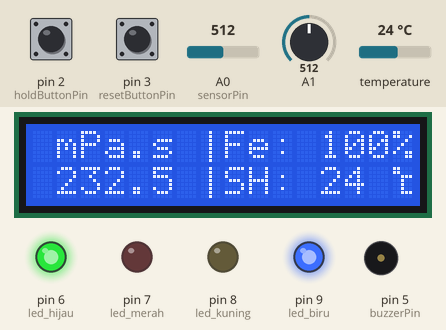
A sketch run on a simulated Arduino Uno, built with avr-gcc and run on an emulated ATmega328P. Parts: 16×2 character LCD, output pins drawn as LEDs (lit = HIGH), buzzer (waves = sounding, pin HIGH). Dashed ring = blinking. The inputs (shaded band) are chosen by the test bench; at power-on: pin 3 (resetButtonPin) HIGH, A1 = 512, A0 (sensorPin) = 512, pin 2 (holdButtonPin) HIGH, temperature 24 °C. What the sketch prints to the serial monitor is not drawn.

Above: at 1.3 s.
1.4 s: pin 3 (resetButtonPin) pulled LOW for 1.4 s
At 4.0 s:
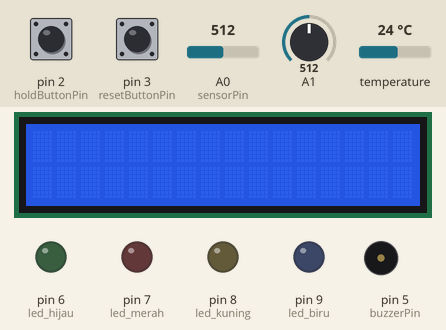
4.3 s: A1 set to 111
At 5.62 s:
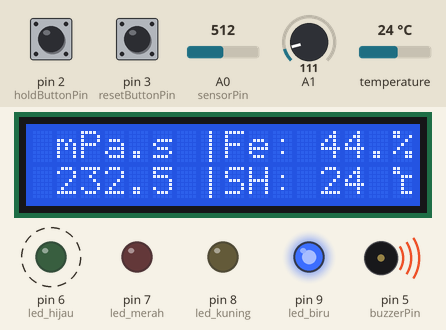
7.0 s: A1 set to 92
At 8.7 s:
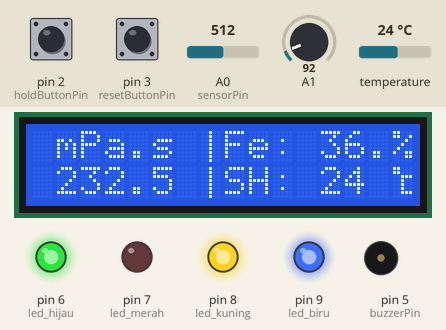
9.4 s: A0 (sensorPin) set to 787
11.3 s: A0 (sensorPin) set to 810
At 13.0 s:
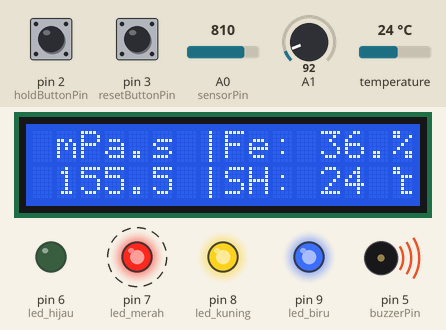
15.7 s: pin 2 (holdButtonPin) pulled LOW for 1.4 s
Timing chart, 0 to 19.6 s (numbered marks = the images above; inputs shaded):
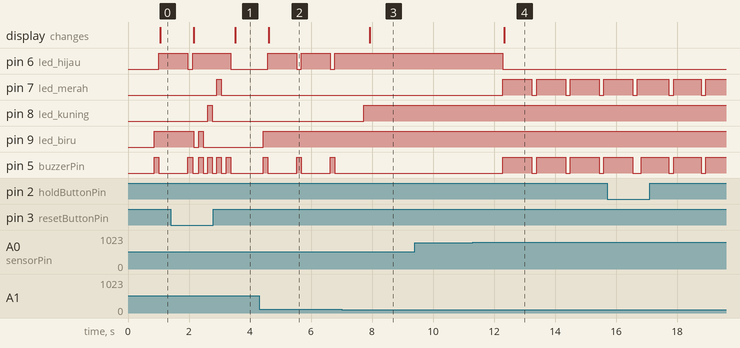

The sketch:

lcd_skripsi_sip.ino
```cpp
#include <LiquidCrystal_I2C.h>
#include <OneWire.h>
#include <DallasTemperature.h>
LiquidCrystal_I2C lcd(0x27, 16, 2);
#define ONE_WIRE_BUS 4
OneWire oneWire(ONE_WIRE_BUS);
DallasTemperature sensors(&oneWire);


byte suhuIcon[8] = {
    0b11000,
    0b11000,
    0b00111,
    0b00100,
    0b00100,
    0b00100,
    0b00111,
    0b00000}; // icon suhu

byte tikIcon[8] = {
    0b00000,
    0b00000,
    0b00100,
    0b00000,
    0b00000,
    0b00100,
    0b00000,
    0b00000}; // icon titik

byte barisIcon[8] = {
    0b00100,
    0b00100,
    0b00100,
    0b00100,
    0b00100,
    0b00100,
    0b00100,
    0b00100}; // icon baris


int logam = 0;
int led_hijau = 6;
int led_merah = 7;
int led_kuning = 8;
int led_biru = 9;
int sensorPin = A0;             // Sambungkan pin OUT sensor ke pin A0 Arduino.
int sensorValue = 0;            // Variabel untuk menyimpan nilai yang diterima dari sensor
int roundedTemperature;         // Deklarasi variabel global
bool lcdHold = false;
bool holdButtonPressed = false; // apakah tombol "hold" sedang ditekan
const int normalMin = 0;
const int normalMax = 20;
const int panasMin = 21;
const int panasMax = 110;
const int proximityPin = 1;
const int holdButtonPin = 2;    // Pin untuk tombol menahan LCD
const int resetButtonPin = 3;   // Pin untuk tombol reset
const int buzzerPin = 5;        // Pin buzzer

float hasil_akhir;
float kalibrasi_panas, kalibrasi_dingin;

void setup()
{
  lcd.begin();
  lcd.createChar(0, suhuIcon);
  lcd.createChar(1, tikIcon);
  lcd.createChar(2, barisIcon);
  lcd.backlight();
  Serial.begin(9600);
  sensors.begin();

  // Inisialisasi pin mode sebagai input output
  pinMode(holdButtonPin, INPUT_PULLUP);
  pinMode(resetButtonPin, INPUT_PULLUP);
  pinMode(proximityPin, INPUT);
  pinMode(buzzerPin, OUTPUT);
  pinMode(led_merah, OUTPUT);
  pinMode(led_hijau, OUTPUT);
  pinMode(led_kuning, OUTPUT);
  pinMode(led_biru, OUTPUT);
}

void loop()
{
// call sensors.requestTemperatures() to issue a global temperature
    // request to all devices on the bus
    sensors.requestTemperatures();
    // Get the temperature in Celsius and round it to the nearest integer
    float temperatureC = sensors.getTempCByIndex(0);
    roundedTemperature = round(temperatureC); // Mengisi nilai variabel global dan di bulatkan menggunakan kan round


  digitalWrite(buzzerPin, LOW);
//=================sensor logam===========================
  logam = digitalRead(proximityPin);

  digitalWrite(buzzerPin, LOW);
  if (logam == HIGH)
  {
//    Serial.println(0);            // Cetak "0" jika tidak ada objek
    digitalWrite(buzzerPin, LOW); // Matikan buzzer jika tidak ada objek
    digitalWrite(led_kuning, HIGH);
  }
  else
  {
    logam = analogRead(proximityPin); // Membaca nilai analog dari sensor logam
//    Serial.print("Object Detected - Nilai Sensor: ");
//    Serial.println(logam);
    if (logam > 100)
    {
      digitalWrite(buzzerPin, HIGH); // Aktifkan buzzer jika nilai sensor logam melebihi 100
      digitalWrite(led_biru, HIGH); //  Aktif jika logam terdeteksi
      digitalWrite(led_hijau, LOW);
      digitalWrite(led_kuning, LOW);
    }
    else
    {
      digitalWrite(buzzerPin, LOW); // Matikan buzzer jika nilai sensor logam tidak melebihi 100
      digitalWrite(led_merah, LOW);
      digitalWrite(led_kuning, HIGH); // Aktif jika logam tidak terdeteksi
    }
  }
  delay(150);

//===============akhir sensor logam========================

 sensorValue = analogRead(sensorPin);
if(sensorValue > 14 &&round(temperatureC)>21)
{
  Serial.println("Suhu");
  Serial.println(round(temperatureC));
  Serial.println();
  kalibrasi_dingin= sensorValue/sensorValue;
  hasil_akhir =  kalibrasi_dingin*sensorValue;


  digitalWrite(buzzerPin, LOW);
  digitalWrite(led_merah, LOW);
  digitalWrite(led_hijau, HIGH);
}
 else
{
  digitalWrite(buzzerPin, LOW);
  digitalWrite(led_merah, LOW);
  digitalWrite(led_hijau, LOW);
}

//kondisi jika oli jelek
if(round(temperatureC) > 30 && sensorValue > 800) {
    kalibrasi_panas = 95.5/sensorValue;
    hasil_akhir =  kalibrasi_panas*sensorValue;
  digitalWrite(buzzerPin, HIGH);
  digitalWrite(led_merah, HIGH);
  digitalWrite(led_hijau, LOW);

 }else if(round(temperatureC) > 21 && round(temperatureC) < 30 && sensorValue > 800){
  kalibrasi_dingin = 155.5/sensorValue;
    hasil_akhir =  kalibrasi_dingin*sensorValue;
  digitalWrite(buzzerPin, HIGH);
  digitalWrite(led_merah, HIGH);
  digitalWrite(led_hijau, LOW);

}else if(round(temperatureC)> 21 && round(temperatureC) < 30 && sensorValue > 32){
  kalibrasi_dingin = 232.5/sensorValue;
  hasil_akhir =  kalibrasi_dingin*sensorValue;
  digitalWrite(buzzerPin, LOW);
  digitalWrite(led_merah, LOW);
  digitalWrite(led_hijau, HIGH);

 }else if(round(temperatureC) > 30 && sensorValue > 32){
  kalibrasi_panas = 121.5/sensorValue;
  hasil_akhir =  kalibrasi_panas*sensorValue;
  digitalWrite(buzzerPin, LOW);
  digitalWrite(led_merah, LOW);
  digitalWrite(led_hijau, HIGH);

  }else{
  digitalWrite(buzzerPin, LOW);
  digitalWrite(led_merah, LOW);
  digitalWrite(led_hijau, LOW);
}
//===============akhir====================


  // Mengecek status tombol menahan LCD
  bool holdButtonState = digitalRead(holdButtonPin);
  if (holdButtonState == LOW && !holdButtonPressed)
  {
    lcdHold = !lcdHold;
    holdButtonPressed = true;
    digitalWrite(buzzerPin, LOW);
    delay(120);
    digitalWrite(buzzerPin, HIGH);
    Serial.println("LCD Hold");
  }
  else if (holdButtonState == HIGH)
  {
    holdButtonPressed = false;
  }

  if (!lcdHold)
  {

    // print nilai ke serial monitor
//    Serial.print("Temperature is: ");
//    Serial.print(roundedTemperature);
//    Serial.println();
//
//    Serial.print("Viskositas: ");
//    Serial.print(hasil_akhir);
//    Serial.println();
//
  Serial.print("Fe: ");
  Serial.println(logam);

    if (roundedTemperature >= normalMin && roundedTemperature <= normalMax)
    {
      dingin();
    }
    else if (roundedTemperature >= panasMin && roundedTemperature <= panasMax)
    {
      panas();
    }
    else
    {
      lcd.clear();
      lcd.setCursor(0, 0);
      Serial.println("Oli Terlau Panas");
      digitalWrite(buzzerPin, HIGH); // Aktifkan buzzer jika nilai sensor logam melebihi 100
      digitalWrite(led_merah, HIGH);
      digitalWrite(led_hijau, LOW);
    }
  }
  // Tombol reset
  if (digitalRead(resetButtonPin) == LOW)
  {
    resetLCD();
    lcdHold = false;
    // kembalikan status lcdHold ke false saat tombol reset ditekan
  }
  delay(150);
}

//====================Kode_untuk_saat_suhu_dingin=================================
 void dingin()
{
  lcd.setCursor(1, 0);
  lcd.print("mPa.s");

  lcd.setCursor(7, 0);
  lcd.write((byte)2);

  lcd.setCursor(8, 0);
  lcd.print("Fe");

  lcd.setCursor(10, 0);
  lcd.write((byte)1);


  if (logam == 1)
  {
  lcd.setCursor(12, 0); // Atur posisi kursor LCD
  lcd.print(0);         // Tampilkan angka 0 di layar LCD
  }
  else if(logam > 251)
  {
  lcd.setCursor(12, 0); // Atur posisi kursor LCD
  lcd.print(100);     // Tampilkan angka  di layar LCD
  }else{
  float percentage = logam * 0.4; // 2.5%
  lcd.setCursor(12, 0); // Atur posisi kursor LCD
  lcd.print(percentage);     // Tampilkan angka  di layar LCD
  }

  lcd.setCursor(15, 0);
  lcd.print("%");


  lcd.setCursor(1, 1);
  lcd.print(hasil_akhir,1);

  lcd.setCursor(15, 1);
  lcd.write((byte)0);

  lcd.setCursor(7, 1);
  lcd.write((byte)2);

  lcd.setCursor(8, 1);
  lcd.print("SH");

  lcd.setCursor(12, 1);
  lcd.print(roundedTemperature);

  lcd.setCursor(10, 1);
  lcd.write((byte)1);
}
//====================akhir_Kode_untuk_saat_suhu_dingin==========================


//====================Kode_untuk_saat_suhu_panas=================================
 void panas()
{
  lcd.setCursor(1, 0);
  lcd.print("mPa.s");

  lcd.setCursor(7, 0);
  lcd.write((byte)2);

  lcd.setCursor(8, 0);
  lcd.print("Fe");

  lcd.setCursor(10, 0);
  lcd.write((byte)1);


  if (logam == 1)
  {
  lcd.setCursor(12, 0); // Atur posisi kursor LCD
  lcd.print(0);         // Tampilkan angka 0 di layar LCD
  }
  else if(logam > 251)
  {
  lcd.setCursor(12, 0); // Atur posisi kursor LCD
  lcd.print(100);     // Tampilkan angka  di layar LCD
  }else{
  float percentage = logam * 0.4; // 2.5%
  lcd.setCursor(12, 0); // Atur posisi kursor LCD
  lcd.print(percentage);     // Tampilkan angka  di layar LCD
  }


  lcd.setCursor(15, 0);
  lcd.print("%");

  lcd.setCursor(1, 1);
  lcd.print(hasil_akhir,1);

  lcd.setCursor(15, 1);
  lcd.write((byte)0);

  lcd.setCursor(7, 1);
  lcd.write((byte)2);

  lcd.setCursor(8, 1);
  lcd.print("SH");

  lcd.setCursor(12, 1);
  lcd.print(roundedTemperature);

  lcd.setCursor(10, 1);
  lcd.write((byte)1);
}
//====================akhir_Kode_untuk_saat_suhu_panas=======


//=====================fungsi_reset==========================
 void resetLCD()
{
  lcdHold = false;
  lcd.clear();
  lcd.setCursor(0, 0);
  lcd.print("Reset.....");
  Serial.println("LCD Reset");
  digitalWrite(led_biru, LOW);
  digitalWrite(buzzerPin, LOW);
  delay(150);
  digitalWrite(led_biru, HIGH);
  digitalWrite(buzzerPin, HIGH);
  delay(150);
  digitalWrite(led_biru, LOW);
  digitalWrite(buzzerPin, LOW);
  delay(150);
  digitalWrite(led_kuning, HIGH);
  digitalWrite(buzzerPin, HIGH);
  delay(150);
  digitalWrite(led_kuning, LOW);
  digitalWrite(buzzerPin, LOW);
  delay(150);
   digitalWrite(led_merah, HIGH);
  digitalWrite(buzzerPin, HIGH);
  delay(150);
  digitalWrite(led_merah, LOW);
  digitalWrite(buzzerPin, LOW);
  delay(150);
   digitalWrite(led_hijau, HIGH);
  digitalWrite(buzzerPin, HIGH);
  delay(150);
  digitalWrite(led_hijau, LOW);
  digitalWrite(buzzerPin, LOW);
  delay(150);
  lcd.clear();
}

//=====================akhir_fungsi_reset==========================
```

Measured:
- the behaviour switches between 101 and 100 on A1 (found by bisection; images 2 and 3)
- the behaviour switches between 800 and 801 on A0 (sensorPin) (found by bisection; images 3 and 4)
- after the input at 1.4 s, pin 7 (led_merah): LOW → HIGH after 1.5 s, → LOW 0.15 s later; pin 8 (led_kuning): LOW → HIGH after 1.2 s, → LOW 0.15 s later
- after the input at 4.3 s, the display: changes after 0.32 s (image 2)
- after the input at 7.0 s, pin 6 (led_hijau): stops changing and stays HIGH; pin 8 (led_kuning): LOW → HIGH after 0.73 s; pin 5 (buzzerPin): stops changing and stays LOW; the display: changes after 0.92 s (image 3)
- after the input at 9.4 s, every drawn part: stays the same
- after the input at 11.3 s, pin 6 (led_hijau): HIGH → LOW after 0.99 s; pin 7 (led_merah), pin 5 (buzzerPin): alternates HIGH for 0.95 s and LOW for 0.15 s, starting after 0.99 s; the display: changes after 1.0 s (image 4)
